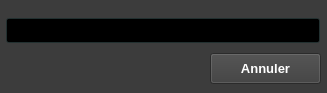
<?xml version="1.0" encoding="UTF-8"?>
<ui version="4.0">
 <class>YerothAdminSearchForm</class>
 <widget class="QWidget" name="YerothAdminSearchForm">
  <property name="geometry">
   <rect>
    <x>0</x>
    <y>0</y>
    <width>327</width>
    <height>93</height>
   </rect>
  </property>
  <property name="palette">
   <palette>
    <active>
     <colorrole role="WindowText">
      <brush brushstyle="SolidPattern">
       <color alpha="255">
        <red>255</red>
        <green>255</green>
        <blue>255</blue>
       </color>
      </brush>
     </colorrole>
     <colorrole role="Button">
      <brush brushstyle="SolidPattern">
       <color alpha="255">
        <red>60</red>
        <green>60</green>
        <blue>60</blue>
       </color>
      </brush>
     </colorrole>
     <colorrole role="Light">
      <brush brushstyle="SolidPattern">
       <color alpha="255">
        <red>90</red>
        <green>90</green>
        <blue>90</blue>
       </color>
      </brush>
     </colorrole>
     <colorrole role="Midlight">
      <brush brushstyle="SolidPattern">
       <color alpha="255">
        <red>75</red>
        <green>75</green>
        <blue>75</blue>
       </color>
      </brush>
     </colorrole>
     <colorrole role="Dark">
      <brush brushstyle="SolidPattern">
       <color alpha="255">
        <red>30</red>
        <green>30</green>
        <blue>30</blue>
       </color>
      </brush>
     </colorrole>
     <colorrole role="Mid">
      <brush brushstyle="SolidPattern">
       <color alpha="255">
        <red>40</red>
        <green>40</green>
        <blue>40</blue>
       </color>
      </brush>
     </colorrole>
     <colorrole role="Text">
      <brush brushstyle="SolidPattern">
       <color alpha="255">
        <red>255</red>
        <green>255</green>
        <blue>255</blue>
       </color>
      </brush>
     </colorrole>
     <colorrole role="BrightText">
      <brush brushstyle="SolidPattern">
       <color alpha="255">
        <red>255</red>
        <green>255</green>
        <blue>255</blue>
       </color>
      </brush>
     </colorrole>
     <colorrole role="ButtonText">
      <brush brushstyle="SolidPattern">
       <color alpha="255">
        <red>255</red>
        <green>255</green>
        <blue>255</blue>
       </color>
      </brush>
     </colorrole>
     <colorrole role="Base">
      <brush brushstyle="SolidPattern">
       <color alpha="255">
        <red>0</red>
        <green>0</green>
        <blue>0</blue>
       </color>
      </brush>
     </colorrole>
     <colorrole role="Window">
      <brush brushstyle="SolidPattern">
       <color alpha="255">
        <red>60</red>
        <green>60</green>
        <blue>60</blue>
       </color>
      </brush>
     </colorrole>
     <colorrole role="Shadow">
      <brush brushstyle="SolidPattern">
       <color alpha="255">
        <red>0</red>
        <green>0</green>
        <blue>0</blue>
       </color>
      </brush>
     </colorrole>
     <colorrole role="AlternateBase">
      <brush brushstyle="SolidPattern">
       <color alpha="255">
        <red>30</red>
        <green>30</green>
        <blue>30</blue>
       </color>
      </brush>
     </colorrole>
     <colorrole role="ToolTipBase">
      <brush brushstyle="SolidPattern">
       <color alpha="255">
        <red>255</red>
        <green>255</green>
        <blue>220</blue>
       </color>
      </brush>
     </colorrole>
     <colorrole role="ToolTipText">
      <brush brushstyle="SolidPattern">
       <color alpha="255">
        <red>0</red>
        <green>0</green>
        <blue>0</blue>
       </color>
      </brush>
     </colorrole>
    </active>
    <inactive>
     <colorrole role="WindowText">
      <brush brushstyle="SolidPattern">
       <color alpha="255">
        <red>255</red>
        <green>255</green>
        <blue>255</blue>
       </color>
      </brush>
     </colorrole>
     <colorrole role="Button">
      <brush brushstyle="SolidPattern">
       <color alpha="255">
        <red>60</red>
        <green>60</green>
        <blue>60</blue>
       </color>
      </brush>
     </colorrole>
     <colorrole role="Light">
      <brush brushstyle="SolidPattern">
       <color alpha="255">
        <red>90</red>
        <green>90</green>
        <blue>90</blue>
       </color>
      </brush>
     </colorrole>
     <colorrole role="Midlight">
      <brush brushstyle="SolidPattern">
       <color alpha="255">
        <red>75</red>
        <green>75</green>
        <blue>75</blue>
       </color>
      </brush>
     </colorrole>
     <colorrole role="Dark">
      <brush brushstyle="SolidPattern">
       <color alpha="255">
        <red>30</red>
        <green>30</green>
        <blue>30</blue>
       </color>
      </brush>
     </colorrole>
     <colorrole role="Mid">
      <brush brushstyle="SolidPattern">
       <color alpha="255">
        <red>40</red>
        <green>40</green>
        <blue>40</blue>
       </color>
      </brush>
     </colorrole>
     <colorrole role="Text">
      <brush brushstyle="SolidPattern">
       <color alpha="255">
        <red>255</red>
        <green>255</green>
        <blue>255</blue>
       </color>
      </brush>
     </colorrole>
     <colorrole role="BrightText">
      <brush brushstyle="SolidPattern">
       <color alpha="255">
        <red>255</red>
        <green>255</green>
        <blue>255</blue>
       </color>
      </brush>
     </colorrole>
     <colorrole role="ButtonText">
      <brush brushstyle="SolidPattern">
       <color alpha="255">
        <red>255</red>
        <green>255</green>
        <blue>255</blue>
       </color>
      </brush>
     </colorrole>
     <colorrole role="Base">
      <brush brushstyle="SolidPattern">
       <color alpha="255">
        <red>0</red>
        <green>0</green>
        <blue>0</blue>
       </color>
      </brush>
     </colorrole>
     <colorrole role="Window">
      <brush brushstyle="SolidPattern">
       <color alpha="255">
        <red>60</red>
        <green>60</green>
        <blue>60</blue>
       </color>
      </brush>
     </colorrole>
     <colorrole role="Shadow">
      <brush brushstyle="SolidPattern">
       <color alpha="255">
        <red>0</red>
        <green>0</green>
        <blue>0</blue>
       </color>
      </brush>
     </colorrole>
     <colorrole role="AlternateBase">
      <brush brushstyle="SolidPattern">
       <color alpha="255">
        <red>30</red>
        <green>30</green>
        <blue>30</blue>
       </color>
      </brush>
     </colorrole>
     <colorrole role="ToolTipBase">
      <brush brushstyle="SolidPattern">
       <color alpha="255">
        <red>255</red>
        <green>255</green>
        <blue>220</blue>
       </color>
      </brush>
     </colorrole>
     <colorrole role="ToolTipText">
      <brush brushstyle="SolidPattern">
       <color alpha="255">
        <red>0</red>
        <green>0</green>
        <blue>0</blue>
       </color>
      </brush>
     </colorrole>
    </inactive>
    <disabled>
     <colorrole role="WindowText">
      <brush brushstyle="SolidPattern">
       <color alpha="255">
        <red>30</red>
        <green>30</green>
        <blue>30</blue>
       </color>
      </brush>
     </colorrole>
     <colorrole role="Button">
      <brush brushstyle="SolidPattern">
       <color alpha="255">
        <red>60</red>
        <green>60</green>
        <blue>60</blue>
       </color>
      </brush>
     </colorrole>
     <colorrole role="Light">
      <brush brushstyle="SolidPattern">
       <color alpha="255">
        <red>90</red>
        <green>90</green>
        <blue>90</blue>
       </color>
      </brush>
     </colorrole>
     <colorrole role="Midlight">
      <brush brushstyle="SolidPattern">
       <color alpha="255">
        <red>75</red>
        <green>75</green>
        <blue>75</blue>
       </color>
      </brush>
     </colorrole>
     <colorrole role="Dark">
      <brush brushstyle="SolidPattern">
       <color alpha="255">
        <red>30</red>
        <green>30</green>
        <blue>30</blue>
       </color>
      </brush>
     </colorrole>
     <colorrole role="Mid">
      <brush brushstyle="SolidPattern">
       <color alpha="255">
        <red>40</red>
        <green>40</green>
        <blue>40</blue>
       </color>
      </brush>
     </colorrole>
     <colorrole role="Text">
      <brush brushstyle="SolidPattern">
       <color alpha="255">
        <red>30</red>
        <green>30</green>
        <blue>30</blue>
       </color>
      </brush>
     </colorrole>
     <colorrole role="BrightText">
      <brush brushstyle="SolidPattern">
       <color alpha="255">
        <red>255</red>
        <green>255</green>
        <blue>255</blue>
       </color>
      </brush>
     </colorrole>
     <colorrole role="ButtonText">
      <brush brushstyle="SolidPattern">
       <color alpha="255">
        <red>30</red>
        <green>30</green>
        <blue>30</blue>
       </color>
      </brush>
     </colorrole>
     <colorrole role="Base">
      <brush brushstyle="SolidPattern">
       <color alpha="255">
        <red>60</red>
        <green>60</green>
        <blue>60</blue>
       </color>
      </brush>
     </colorrole>
     <colorrole role="Window">
      <brush brushstyle="SolidPattern">
       <color alpha="255">
        <red>60</red>
        <green>60</green>
        <blue>60</blue>
       </color>
      </brush>
     </colorrole>
     <colorrole role="Shadow">
      <brush brushstyle="SolidPattern">
       <color alpha="255">
        <red>0</red>
        <green>0</green>
        <blue>0</blue>
       </color>
      </brush>
     </colorrole>
     <colorrole role="AlternateBase">
      <brush brushstyle="SolidPattern">
       <color alpha="255">
        <red>60</red>
        <green>60</green>
        <blue>60</blue>
       </color>
      </brush>
     </colorrole>
     <colorrole role="ToolTipBase">
      <brush brushstyle="SolidPattern">
       <color alpha="255">
        <red>255</red>
        <green>255</green>
        <blue>220</blue>
       </color>
      </brush>
     </colorrole>
     <colorrole role="ToolTipText">
      <brush brushstyle="SolidPattern">
       <color alpha="255">
        <red>0</red>
        <green>0</green>
        <blue>0</blue>
       </color>
      </brush>
     </colorrole>
    </disabled>
   </palette>
  </property>
  <property name="font">
   <font>
    <pointsize>10</pointsize>
   </font>
  </property>
  <property name="windowTitle">
   <string>Yeroth-erp-3.0 ~ administration ~ rechercher</string>
  </property>
  <widget class="YerothLineEdit" name="lineEdit_terme_recherche">
   <property name="geometry">
    <rect>
     <x>6</x>
     <y>18</y>
     <width>314</width>
     <height>25</height>
    </rect>
   </property>
   <property name="palette">
    <palette>
     <active>
      <colorrole role="WindowText">
       <brush brushstyle="SolidPattern">
        <color alpha="255">
         <red>255</red>
         <green>255</green>
         <blue>255</blue>
        </color>
       </brush>
      </colorrole>
      <colorrole role="Button">
       <brush brushstyle="SolidPattern">
        <color alpha="255">
         <red>47</red>
         <green>67</green>
         <blue>67</blue>
        </color>
       </brush>
      </colorrole>
      <colorrole role="Light">
       <brush brushstyle="SolidPattern">
        <color alpha="255">
         <red>70</red>
         <green>100</green>
         <blue>100</blue>
        </color>
       </brush>
      </colorrole>
      <colorrole role="Midlight">
       <brush brushstyle="SolidPattern">
        <color alpha="255">
         <red>58</red>
         <green>83</green>
         <blue>83</blue>
        </color>
       </brush>
      </colorrole>
      <colorrole role="Dark">
       <brush brushstyle="SolidPattern">
        <color alpha="255">
         <red>23</red>
         <green>33</green>
         <blue>33</blue>
        </color>
       </brush>
      </colorrole>
      <colorrole role="Mid">
       <brush brushstyle="SolidPattern">
        <color alpha="255">
         <red>31</red>
         <green>44</green>
         <blue>44</blue>
        </color>
       </brush>
      </colorrole>
      <colorrole role="Text">
       <brush brushstyle="SolidPattern">
        <color alpha="255">
         <red>255</red>
         <green>255</green>
         <blue>255</blue>
        </color>
       </brush>
      </colorrole>
      <colorrole role="BrightText">
       <brush brushstyle="SolidPattern">
        <color alpha="255">
         <red>255</red>
         <green>255</green>
         <blue>255</blue>
        </color>
       </brush>
      </colorrole>
      <colorrole role="ButtonText">
       <brush brushstyle="SolidPattern">
        <color alpha="255">
         <red>255</red>
         <green>255</green>
         <blue>255</blue>
        </color>
       </brush>
      </colorrole>
      <colorrole role="Base">
       <brush brushstyle="SolidPattern">
        <color alpha="255">
         <red>0</red>
         <green>0</green>
         <blue>0</blue>
        </color>
       </brush>
      </colorrole>
      <colorrole role="Window">
       <brush brushstyle="SolidPattern">
        <color alpha="255">
         <red>47</red>
         <green>67</green>
         <blue>67</blue>
        </color>
       </brush>
      </colorrole>
      <colorrole role="Shadow">
       <brush brushstyle="SolidPattern">
        <color alpha="255">
         <red>0</red>
         <green>0</green>
         <blue>0</blue>
        </color>
       </brush>
      </colorrole>
      <colorrole role="Highlight">
       <brush brushstyle="SolidPattern">
        <color alpha="255">
         <red>0</red>
         <green>0</green>
         <blue>0</blue>
        </color>
       </brush>
      </colorrole>
      <colorrole role="HighlightedText">
       <brush brushstyle="SolidPattern">
        <color alpha="255">
         <red>2</red>
         <green>160</green>
         <blue>70</blue>
        </color>
       </brush>
      </colorrole>
      <colorrole role="AlternateBase">
       <brush brushstyle="SolidPattern">
        <color alpha="255">
         <red>23</red>
         <green>33</green>
         <blue>33</blue>
        </color>
       </brush>
      </colorrole>
      <colorrole role="ToolTipBase">
       <brush brushstyle="SolidPattern">
        <color alpha="255">
         <red>255</red>
         <green>255</green>
         <blue>220</blue>
        </color>
       </brush>
      </colorrole>
      <colorrole role="ToolTipText">
       <brush brushstyle="SolidPattern">
        <color alpha="255">
         <red>0</red>
         <green>0</green>
         <blue>0</blue>
        </color>
       </brush>
      </colorrole>
     </active>
     <inactive>
      <colorrole role="WindowText">
       <brush brushstyle="SolidPattern">
        <color alpha="255">
         <red>255</red>
         <green>255</green>
         <blue>255</blue>
        </color>
       </brush>
      </colorrole>
      <colorrole role="Button">
       <brush brushstyle="SolidPattern">
        <color alpha="255">
         <red>47</red>
         <green>67</green>
         <blue>67</blue>
        </color>
       </brush>
      </colorrole>
      <colorrole role="Light">
       <brush brushstyle="SolidPattern">
        <color alpha="255">
         <red>70</red>
         <green>100</green>
         <blue>100</blue>
        </color>
       </brush>
      </colorrole>
      <colorrole role="Midlight">
       <brush brushstyle="SolidPattern">
        <color alpha="255">
         <red>58</red>
         <green>83</green>
         <blue>83</blue>
        </color>
       </brush>
      </colorrole>
      <colorrole role="Dark">
       <brush brushstyle="SolidPattern">
        <color alpha="255">
         <red>23</red>
         <green>33</green>
         <blue>33</blue>
        </color>
       </brush>
      </colorrole>
      <colorrole role="Mid">
       <brush brushstyle="SolidPattern">
        <color alpha="255">
         <red>31</red>
         <green>44</green>
         <blue>44</blue>
        </color>
       </brush>
      </colorrole>
      <colorrole role="Text">
       <brush brushstyle="SolidPattern">
        <color alpha="255">
         <red>255</red>
         <green>255</green>
         <blue>255</blue>
        </color>
       </brush>
      </colorrole>
      <colorrole role="BrightText">
       <brush brushstyle="SolidPattern">
        <color alpha="255">
         <red>255</red>
         <green>255</green>
         <blue>255</blue>
        </color>
       </brush>
      </colorrole>
      <colorrole role="ButtonText">
       <brush brushstyle="SolidPattern">
        <color alpha="255">
         <red>255</red>
         <green>255</green>
         <blue>255</blue>
        </color>
       </brush>
      </colorrole>
      <colorrole role="Base">
       <brush brushstyle="SolidPattern">
        <color alpha="255">
         <red>0</red>
         <green>0</green>
         <blue>0</blue>
        </color>
       </brush>
      </colorrole>
      <colorrole role="Window">
       <brush brushstyle="SolidPattern">
        <color alpha="255">
         <red>47</red>
         <green>67</green>
         <blue>67</blue>
        </color>
       </brush>
      </colorrole>
      <colorrole role="Shadow">
       <brush brushstyle="SolidPattern">
        <color alpha="255">
         <red>0</red>
         <green>0</green>
         <blue>0</blue>
        </color>
       </brush>
      </colorrole>
      <colorrole role="Highlight">
       <brush brushstyle="SolidPattern">
        <color alpha="255">
         <red>0</red>
         <green>0</green>
         <blue>0</blue>
        </color>
       </brush>
      </colorrole>
      <colorrole role="HighlightedText">
       <brush brushstyle="SolidPattern">
        <color alpha="255">
         <red>2</red>
         <green>160</green>
         <blue>70</blue>
        </color>
       </brush>
      </colorrole>
      <colorrole role="AlternateBase">
       <brush brushstyle="SolidPattern">
        <color alpha="255">
         <red>23</red>
         <green>33</green>
         <blue>33</blue>
        </color>
       </brush>
      </colorrole>
      <colorrole role="ToolTipBase">
       <brush brushstyle="SolidPattern">
        <color alpha="255">
         <red>255</red>
         <green>255</green>
         <blue>220</blue>
        </color>
       </brush>
      </colorrole>
      <colorrole role="ToolTipText">
       <brush brushstyle="SolidPattern">
        <color alpha="255">
         <red>0</red>
         <green>0</green>
         <blue>0</blue>
        </color>
       </brush>
      </colorrole>
     </inactive>
     <disabled>
      <colorrole role="WindowText">
       <brush brushstyle="SolidPattern">
        <color alpha="255">
         <red>23</red>
         <green>33</green>
         <blue>33</blue>
        </color>
       </brush>
      </colorrole>
      <colorrole role="Button">
       <brush brushstyle="SolidPattern">
        <color alpha="255">
         <red>47</red>
         <green>67</green>
         <blue>67</blue>
        </color>
       </brush>
      </colorrole>
      <colorrole role="Light">
       <brush brushstyle="SolidPattern">
        <color alpha="255">
         <red>70</red>
         <green>100</green>
         <blue>100</blue>
        </color>
       </brush>
      </colorrole>
      <colorrole role="Midlight">
       <brush brushstyle="SolidPattern">
        <color alpha="255">
         <red>58</red>
         <green>83</green>
         <blue>83</blue>
        </color>
       </brush>
      </colorrole>
      <colorrole role="Dark">
       <brush brushstyle="SolidPattern">
        <color alpha="255">
         <red>23</red>
         <green>33</green>
         <blue>33</blue>
        </color>
       </brush>
      </colorrole>
      <colorrole role="Mid">
       <brush brushstyle="SolidPattern">
        <color alpha="255">
         <red>31</red>
         <green>44</green>
         <blue>44</blue>
        </color>
       </brush>
      </colorrole>
      <colorrole role="Text">
       <brush brushstyle="SolidPattern">
        <color alpha="255">
         <red>23</red>
         <green>33</green>
         <blue>33</blue>
        </color>
       </brush>
      </colorrole>
      <colorrole role="BrightText">
       <brush brushstyle="SolidPattern">
        <color alpha="255">
         <red>255</red>
         <green>255</green>
         <blue>255</blue>
        </color>
       </brush>
      </colorrole>
      <colorrole role="ButtonText">
       <brush brushstyle="SolidPattern">
        <color alpha="255">
         <red>23</red>
         <green>33</green>
         <blue>33</blue>
        </color>
       </brush>
      </colorrole>
      <colorrole role="Base">
       <brush brushstyle="SolidPattern">
        <color alpha="255">
         <red>47</red>
         <green>67</green>
         <blue>67</blue>
        </color>
       </brush>
      </colorrole>
      <colorrole role="Window">
       <brush brushstyle="SolidPattern">
        <color alpha="255">
         <red>47</red>
         <green>67</green>
         <blue>67</blue>
        </color>
       </brush>
      </colorrole>
      <colorrole role="Shadow">
       <brush brushstyle="SolidPattern">
        <color alpha="255">
         <red>0</red>
         <green>0</green>
         <blue>0</blue>
        </color>
       </brush>
      </colorrole>
      <colorrole role="Highlight">
       <brush brushstyle="SolidPattern">
        <color alpha="255">
         <red>145</red>
         <green>141</green>
         <blue>126</blue>
        </color>
       </brush>
      </colorrole>
      <colorrole role="HighlightedText">
       <brush brushstyle="SolidPattern">
        <color alpha="255">
         <red>2</red>
         <green>160</green>
         <blue>70</blue>
        </color>
       </brush>
      </colorrole>
      <colorrole role="AlternateBase">
       <brush brushstyle="SolidPattern">
        <color alpha="255">
         <red>47</red>
         <green>67</green>
         <blue>67</blue>
        </color>
       </brush>
      </colorrole>
      <colorrole role="ToolTipBase">
       <brush brushstyle="SolidPattern">
        <color alpha="255">
         <red>255</red>
         <green>255</green>
         <blue>220</blue>
        </color>
       </brush>
      </colorrole>
      <colorrole role="ToolTipText">
       <brush brushstyle="SolidPattern">
        <color alpha="255">
         <red>0</red>
         <green>0</green>
         <blue>0</blue>
        </color>
       </brush>
      </colorrole>
     </disabled>
    </palette>
   </property>
   <property name="font">
    <font>
     <pointsize>10</pointsize>
    </font>
   </property>
  </widget>
  <widget class="YerothPushButton" name="pushButton_annuler">
   <property name="geometry">
    <rect>
     <x>210</x>
     <y>53</y>
     <width>111</width>
     <height>31</height>
    </rect>
   </property>
   <property name="palette">
    <palette>
     <active>
      <colorrole role="WindowText">
       <brush brushstyle="SolidPattern">
        <color alpha="255">
         <red>255</red>
         <green>255</green>
         <blue>255</blue>
        </color>
       </brush>
      </colorrole>
      <colorrole role="Button">
       <brush brushstyle="SolidPattern">
        <color alpha="255">
         <red>60</red>
         <green>60</green>
         <blue>60</blue>
        </color>
       </brush>
      </colorrole>
      <colorrole role="Light">
       <brush brushstyle="SolidPattern">
        <color alpha="255">
         <red>90</red>
         <green>90</green>
         <blue>90</blue>
        </color>
       </brush>
      </colorrole>
      <colorrole role="Midlight">
       <brush brushstyle="SolidPattern">
        <color alpha="255">
         <red>75</red>
         <green>75</green>
         <blue>75</blue>
        </color>
       </brush>
      </colorrole>
      <colorrole role="Dark">
       <brush brushstyle="SolidPattern">
        <color alpha="255">
         <red>30</red>
         <green>30</green>
         <blue>30</blue>
        </color>
       </brush>
      </colorrole>
      <colorrole role="Mid">
       <brush brushstyle="SolidPattern">
        <color alpha="255">
         <red>40</red>
         <green>40</green>
         <blue>40</blue>
        </color>
       </brush>
      </colorrole>
      <colorrole role="Text">
       <brush brushstyle="SolidPattern">
        <color alpha="255">
         <red>255</red>
         <green>255</green>
         <blue>255</blue>
        </color>
       </brush>
      </colorrole>
      <colorrole role="BrightText">
       <brush brushstyle="SolidPattern">
        <color alpha="255">
         <red>255</red>
         <green>255</green>
         <blue>255</blue>
        </color>
       </brush>
      </colorrole>
      <colorrole role="ButtonText">
       <brush brushstyle="SolidPattern">
        <color alpha="255">
         <red>255</red>
         <green>255</green>
         <blue>255</blue>
        </color>
       </brush>
      </colorrole>
      <colorrole role="Base">
       <brush brushstyle="SolidPattern">
        <color alpha="255">
         <red>0</red>
         <green>0</green>
         <blue>0</blue>
        </color>
       </brush>
      </colorrole>
      <colorrole role="Window">
       <brush brushstyle="SolidPattern">
        <color alpha="255">
         <red>60</red>
         <green>60</green>
         <blue>60</blue>
        </color>
       </brush>
      </colorrole>
      <colorrole role="Shadow">
       <brush brushstyle="SolidPattern">
        <color alpha="255">
         <red>0</red>
         <green>0</green>
         <blue>0</blue>
        </color>
       </brush>
      </colorrole>
      <colorrole role="AlternateBase">
       <brush brushstyle="SolidPattern">
        <color alpha="255">
         <red>30</red>
         <green>30</green>
         <blue>30</blue>
        </color>
       </brush>
      </colorrole>
      <colorrole role="ToolTipBase">
       <brush brushstyle="SolidPattern">
        <color alpha="255">
         <red>255</red>
         <green>255</green>
         <blue>220</blue>
        </color>
       </brush>
      </colorrole>
      <colorrole role="ToolTipText">
       <brush brushstyle="SolidPattern">
        <color alpha="255">
         <red>0</red>
         <green>0</green>
         <blue>0</blue>
        </color>
       </brush>
      </colorrole>
     </active>
     <inactive>
      <colorrole role="WindowText">
       <brush brushstyle="SolidPattern">
        <color alpha="255">
         <red>255</red>
         <green>255</green>
         <blue>255</blue>
        </color>
       </brush>
      </colorrole>
      <colorrole role="Button">
       <brush brushstyle="SolidPattern">
        <color alpha="255">
         <red>60</red>
         <green>60</green>
         <blue>60</blue>
        </color>
       </brush>
      </colorrole>
      <colorrole role="Light">
       <brush brushstyle="SolidPattern">
        <color alpha="255">
         <red>90</red>
         <green>90</green>
         <blue>90</blue>
        </color>
       </brush>
      </colorrole>
      <colorrole role="Midlight">
       <brush brushstyle="SolidPattern">
        <color alpha="255">
         <red>75</red>
         <green>75</green>
         <blue>75</blue>
        </color>
       </brush>
      </colorrole>
      <colorrole role="Dark">
       <brush brushstyle="SolidPattern">
        <color alpha="255">
         <red>30</red>
         <green>30</green>
         <blue>30</blue>
        </color>
       </brush>
      </colorrole>
      <colorrole role="Mid">
       <brush brushstyle="SolidPattern">
        <color alpha="255">
         <red>40</red>
         <green>40</green>
         <blue>40</blue>
        </color>
       </brush>
      </colorrole>
      <colorrole role="Text">
       <brush brushstyle="SolidPattern">
        <color alpha="255">
         <red>255</red>
         <green>255</green>
         <blue>255</blue>
        </color>
       </brush>
      </colorrole>
      <colorrole role="BrightText">
       <brush brushstyle="SolidPattern">
        <color alpha="255">
         <red>255</red>
         <green>255</green>
         <blue>255</blue>
        </color>
       </brush>
      </colorrole>
      <colorrole role="ButtonText">
       <brush brushstyle="SolidPattern">
        <color alpha="255">
         <red>255</red>
         <green>255</green>
         <blue>255</blue>
        </color>
       </brush>
      </colorrole>
      <colorrole role="Base">
       <brush brushstyle="SolidPattern">
        <color alpha="255">
         <red>0</red>
         <green>0</green>
         <blue>0</blue>
        </color>
       </brush>
      </colorrole>
      <colorrole role="Window">
       <brush brushstyle="SolidPattern">
        <color alpha="255">
         <red>60</red>
         <green>60</green>
         <blue>60</blue>
        </color>
       </brush>
      </colorrole>
      <colorrole role="Shadow">
       <brush brushstyle="SolidPattern">
        <color alpha="255">
         <red>0</red>
         <green>0</green>
         <blue>0</blue>
        </color>
       </brush>
      </colorrole>
      <colorrole role="AlternateBase">
       <brush brushstyle="SolidPattern">
        <color alpha="255">
         <red>30</red>
         <green>30</green>
         <blue>30</blue>
        </color>
       </brush>
      </colorrole>
      <colorrole role="ToolTipBase">
       <brush brushstyle="SolidPattern">
        <color alpha="255">
         <red>255</red>
         <green>255</green>
         <blue>220</blue>
        </color>
       </brush>
      </colorrole>
      <colorrole role="ToolTipText">
       <brush brushstyle="SolidPattern">
        <color alpha="255">
         <red>0</red>
         <green>0</green>
         <blue>0</blue>
        </color>
       </brush>
      </colorrole>
     </inactive>
     <disabled>
      <colorrole role="WindowText">
       <brush brushstyle="SolidPattern">
        <color alpha="255">
         <red>30</red>
         <green>30</green>
         <blue>30</blue>
        </color>
       </brush>
      </colorrole>
      <colorrole role="Button">
       <brush brushstyle="SolidPattern">
        <color alpha="255">
         <red>60</red>
         <green>60</green>
         <blue>60</blue>
        </color>
       </brush>
      </colorrole>
      <colorrole role="Light">
       <brush brushstyle="SolidPattern">
        <color alpha="255">
         <red>90</red>
         <green>90</green>
         <blue>90</blue>
        </color>
       </brush>
      </colorrole>
      <colorrole role="Midlight">
       <brush brushstyle="SolidPattern">
        <color alpha="255">
         <red>75</red>
         <green>75</green>
         <blue>75</blue>
        </color>
       </brush>
      </colorrole>
      <colorrole role="Dark">
       <brush brushstyle="SolidPattern">
        <color alpha="255">
         <red>30</red>
         <green>30</green>
         <blue>30</blue>
        </color>
       </brush>
      </colorrole>
      <colorrole role="Mid">
       <brush brushstyle="SolidPattern">
        <color alpha="255">
         <red>40</red>
         <green>40</green>
         <blue>40</blue>
        </color>
       </brush>
      </colorrole>
      <colorrole role="Text">
       <brush brushstyle="SolidPattern">
        <color alpha="255">
         <red>30</red>
         <green>30</green>
         <blue>30</blue>
        </color>
       </brush>
      </colorrole>
      <colorrole role="BrightText">
       <brush brushstyle="SolidPattern">
        <color alpha="255">
         <red>255</red>
         <green>255</green>
         <blue>255</blue>
        </color>
       </brush>
      </colorrole>
      <colorrole role="ButtonText">
       <brush brushstyle="SolidPattern">
        <color alpha="255">
         <red>30</red>
         <green>30</green>
         <blue>30</blue>
        </color>
       </brush>
      </colorrole>
      <colorrole role="Base">
       <brush brushstyle="SolidPattern">
        <color alpha="255">
         <red>60</red>
         <green>60</green>
         <blue>60</blue>
        </color>
       </brush>
      </colorrole>
      <colorrole role="Window">
       <brush brushstyle="SolidPattern">
        <color alpha="255">
         <red>60</red>
         <green>60</green>
         <blue>60</blue>
        </color>
       </brush>
      </colorrole>
      <colorrole role="Shadow">
       <brush brushstyle="SolidPattern">
        <color alpha="255">
         <red>0</red>
         <green>0</green>
         <blue>0</blue>
        </color>
       </brush>
      </colorrole>
      <colorrole role="AlternateBase">
       <brush brushstyle="SolidPattern">
        <color alpha="255">
         <red>60</red>
         <green>60</green>
         <blue>60</blue>
        </color>
       </brush>
      </colorrole>
      <colorrole role="ToolTipBase">
       <brush brushstyle="SolidPattern">
        <color alpha="255">
         <red>255</red>
         <green>255</green>
         <blue>220</blue>
        </color>
       </brush>
      </colorrole>
      <colorrole role="ToolTipText">
       <brush brushstyle="SolidPattern">
        <color alpha="255">
         <red>0</red>
         <green>0</green>
         <blue>0</blue>
        </color>
       </brush>
      </colorrole>
     </disabled>
    </palette>
   </property>
   <property name="font">
    <font>
     <pointsize>10</pointsize>
     <weight>75</weight>
     <bold>true</bold>
    </font>
   </property>
   <property name="text">
    <string>Annuler</string>
   </property>
  </widget>
 </widget>
 <customwidgets>
  <customwidget>
   <class>YerothPushButton</class>
   <extends>QPushButton</extends>
   <header>src/widgets/yeroth-erp-push-button.hpp</header>
   <slots>
    <slot>handleItemModification(QModelIndex)</slot>
   </slots>
  </customwidget>
  <customwidget>
   <class>YerothLineEdit</class>
   <extends>QLineEdit</extends>
   <header>src/widgets/yeroth-erp-line-edit.hpp</header>
  </customwidget>
 </customwidgets>
 <tabstops>
  <tabstop>lineEdit_terme_recherche</tabstop>
  <tabstop>pushButton_annuler</tabstop>
 </tabstops>
 <resources/>
 <connections/>
</ui>
